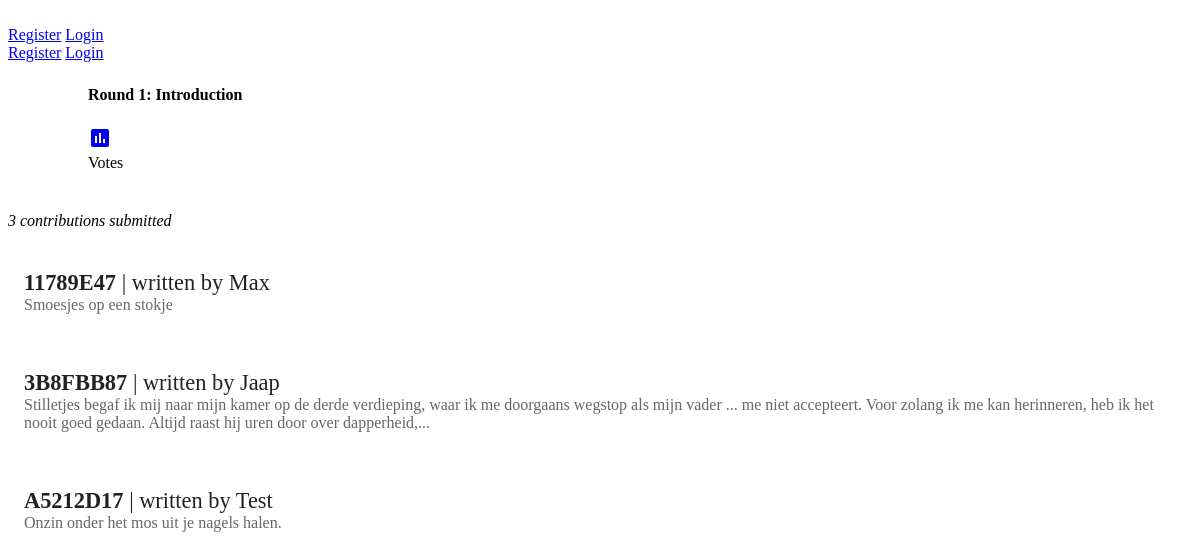
The page /round/866B870B on the database its author committed.
### storanonymizer/models.py (models this page shows, shortened)
class Round(db.Model):
	id = db.Column(db.Integer, primary_key=True)
	name = db.Column(db.String())
	code = db.Column(db.String(), unique=True)
	contributions = db.relationship("Contribution", backref="round", lazy="select")
	votes = db.relationship("Vote", backref="round", lazy="select")
	winning_contribution_id = db.Column(db.String())
	story_id = db.Column(db.Integer, db.ForeignKey("story.id"))
	public_authors = db.Column(db.Boolean(), default=False)
	public_contributions = db.Column(db.Boolean(), default=False)
	voting = db.Column(db.Boolean(), default=False)
	public_votes = db.Column(db.Boolean(), default=False)

class Contribution(db.Model):
	id = db.Column(db.Integer, primary_key=True)
	code = db.Column(db.String(), unique=True)
	text = db.Column(db.Text())
	votes = db.relationship("Vote", backref="contribution", lazy="select")
	author_id = db.Column(db.Integer, db.ForeignKey("user.id"))
	round_id = db.Column(db.Integer, db.ForeignKey("round.id"))

class User(db.Model):
	id = db.Column(db.Integer, primary_key=True)
	name = db.Column(db.String(80), unique=True)
	password_hash = db.Column(db.String(1024))
	stories = db.relationship("Story", backref="user", lazy="select")
	contributions = db.relationship("Contribution", backref="author", lazy="select")
	votes = db.relationship("Vote", backref="user", lazy="select")

### storanonymizer/views.py (the view)
@app.route("/round/<round_code>")
def round(round_code):
	round = models.Round.query.filter_by(code=round_code).first_or_404()
	contributions = models.Contribution.query.filter_by(round_id=round.id).order_by(models.Contribution.code).all()
	userHasContributed = False
	if current_user.is_authenticated:
		if models.Contribution.query.filter_by(round_id=round.id, author_id=current_user.id).first():
			userHasContributed = True
	return render_template("round.html", round=round, contributions=contributions, userHasContributed=userHasContributed)

### storanonymizer/templates/round.html (shortened to what this page needs)
{% extends "base.html" %}
{% block content %}
<div class="storanonymizer__title-bar mdl-color--primary mdl-color-text--white">
	<h4 class="storanonymizer__title-bar__title">{{ round.name }}</h4>
	<div class="storanonymizer__title-bar__subtitle">created by {{ round.story.user.name }} in <a href="{{ url_for('story', story_code=round.story.code) }}"><span class="bold">{{ round.story.name }}</span></a></div>
	{% if round.voting or round.public_votes %}
	<a class="storanonymizer__voting-button mdl-button mdl-js-button mdl-button--fab mdl-button--mini-fab mdl-button--colored" id="voting-button" href="{{ url_for('votes', round_code=round.code) }}">
  		<i class="material-icons">assessment</i>
	</a>
	<div class="mdl-tooltip mdl-tooltip--right" for="voting-button">
		Votes
	</div>
	{% endif %}
</div>
<div class="storanonymizer__round-list mdl-grid">
{% if round.public_contributions %}
{% if round.contributions|length > 0 %}
<p><span class="italic">{{ round.contributions|length }} contributions submitted</span></p>
{% endif %}
{% for c in contributions %}
	<div class="storanonymizer__round-list-item mdl-cell--5-col mdl-cell--6-col-tablet mdl-shadow--4dp">
		<div class="storanonymizer__round-list-item__title"><a href="{{ url_for('contribution', contribution_code=c.code) }}"><span class="bold">{{ c.code }}</span>{% if round.public_authors %} | written by {{ c.author.name }} {% else %} {% if c.author.id == current_user.id %} | written by me{% endif %}{% endif %}</a></div>
		<div class="storanonymizer__round-list-item__user">{{ c.text|truncate }}</div>
	</div>
{% else %}
	<h6>No contributions yet!</h6>
{% endfor %}
{% endif %}
</div>
{% endblock %}

### storanonymizer/static/styles.css (style rules this page uses)
.storanonymizer__round-list { -webkit-align-items: center; -ms-flex-align: center; align-items: center; -webkit-flex-direction: column; flex-direction: column; }
.storanonymizer__round-list-item { padding: 16px; margin-top: 24px; box-sizing: border-box; }
.storanonymizer__round-list-item__title a { text-decoration: none; color: rgba(0,0,0,0.87); font-size: 1.4rem; }
.storanonymizer__round-list-item__user { color: rgba(0,0,0,0.6); }
.storanonymizer__title-bar { padding: 24px 40px 24px 80px; }
.storanonymizer__title-bar__title { margin: 0; }
.storanonymizer__title-bar__subtitle { color: rgba(255,255,255,0.78); font-size: 1.2rem; }
.storanonymizer__title-bar__subtitle a { color: rgba(255,255,255,0.87); text-decoration: none; }
.storanonymizer__voting-button { margin-top: 12px; }
.bold { font-weight: bold; }
.italic { font-style: italic; }

### rows shown on the page
Round: name "Round 1: Introduction"
Contribution: code "11789E47", author.name "Max", text "Smoesjes op een stokje"
Contribution: code "3B8FBB87", author.name "Jaap", text "Stilletjes begaf ik mij naar mijn kamer op de derde verdieping, waar ik me doorgaans wegstop als mijn vader ... me niet accepteert. Voor zolang ik me kan herinneren, heb ik het nooit goed gedaan. Altijd raast hij uren door over dapperheid,..."
Contribution: code "A5212D17", author.name "Test", text "Onzin onder het mos uit je nagels halen."

### other values the page prints
{{ round.contributions|length }} "3"
